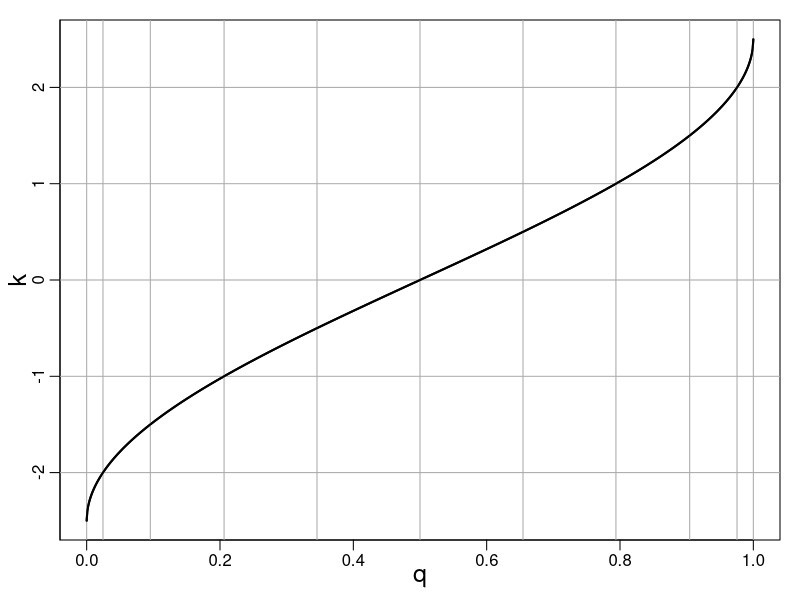

Source code (R):
n = 10
fade = 'darkgray'
pdf("k-q-plot.pdf", width=2.5, height=2.2, pointsize=8)

par(mar=c(3.,3,1,1))

q.to.k = function(q,compression) {
    compression * (asin(2*q-1)/pi/2)
}

k.to.q = function(k,compression) {
    sin(k/compression*pi - pi/2)/2 + 0.5
}

q = seq(0,1,by=0.001)

plot(q, q.to.k(q, compression=n), type='l', lwd=2, xlab=NA, ylab=NA, xaxt='n', yaxt='n')
axis(side=1, at=(0:5)/5, mgp=c(1,0.5,0))
title(xlab='q', line=1.3, cex.lab=1.5)
axis(side=2, at=seq(-5,5,by=1), mgp=c(1,0.6,0))
title(ylab='k', line=1.5, cex.lab=1.5)

for (i in 0:n) {
    abline(h=i-5, col=fade)
    abline(v=k.to.q(i, compression=n), col=fade)
}
lines(q, q.to.k(q, compression=n), type='l', lwd=2)
dev.off()
